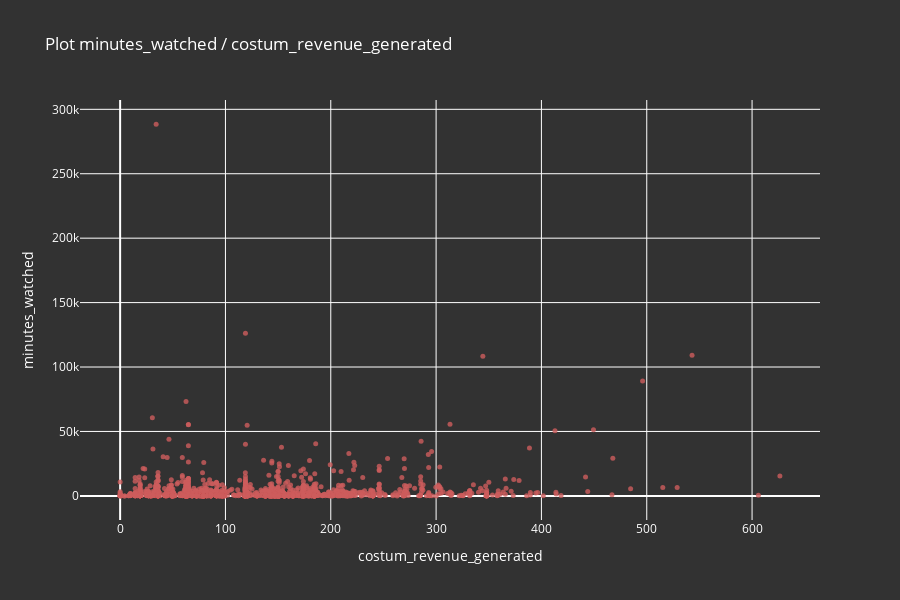

Notebook code for this chart:
### Code cell
background_color = 'rgba(50, 50, 50, 1)'
text_color = 'white'
curve_colors = ['rgba(65, 105, 225, 0.8)', 'rgba(244, 164, 96, 0.8)', 
                'rgba(205, 92, 92, 0.8)', 'rgba(20, 92, 92, 0.8)', 
                'rgba(205, 9, 92, 0.8)']

x_column_name = 'costum_revenue_generated'
y_column_name = 'minutes_watched'

fig_line = go.Figure()
fig_line.add_trace(go.Scatter(x=data_with_feature_eng[x_column_name], y=data_with_feature_eng[y_column_name], mode='markers', line=dict(color=curve_colors[0]), marker=dict(color=curve_colors[2], size=5), name=y_column_name))
    
fig_line.update_layout(
    title=f'Plot {y_column_name} / {x_column_name}',
    xaxis_title=x_column_name, yaxis_title=y_column_name,
    plot_bgcolor=background_color, paper_bgcolor=background_color,
    font=dict(color=text_color),
    height=600
)
iplot(fig_line)

### Figure 1 — Plotly figure (JSON) as saved in the notebook; plotly's stock layout.template omitted (floating-point values rounded to 4 significant figures; data arrays with more than 128 entries replaced by an {"elided": "..."} marker saying what was removed)
{"data": [{"line": {"color": "rgba(65, 105, 225, 0.8)"}, "marker": {"color": "rgba(205, 92, 92, 0.8)", "size": 5}, "mode": "markers", "name": "minutes_watched", "type": "scatter", "x": {"elided": "3834 float values"}, "y": {"elided": "3834 int values"}}], "layout": {"font": {"color": "white"}, "height": 600, "paper_bgcolor": "rgba(50, 50, 50, 1)", "plot_bgcolor": "rgba(50, 50, 50, 1)", "title": {"text": "Plot minutes_watched / costum_revenue_generated"}, "xaxis": {"title": {"text": "costum_revenue_generated"}}, "yaxis": {"title": {"text": "minutes_watched"}}}}
